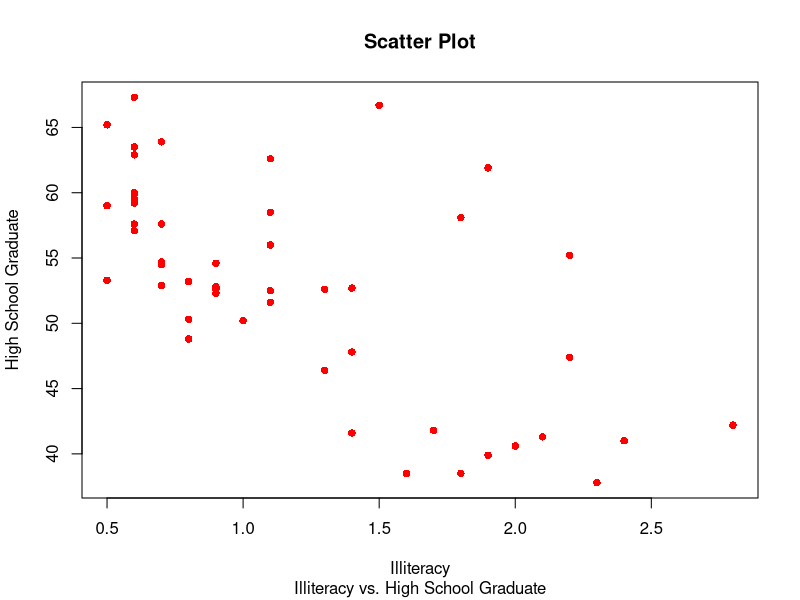
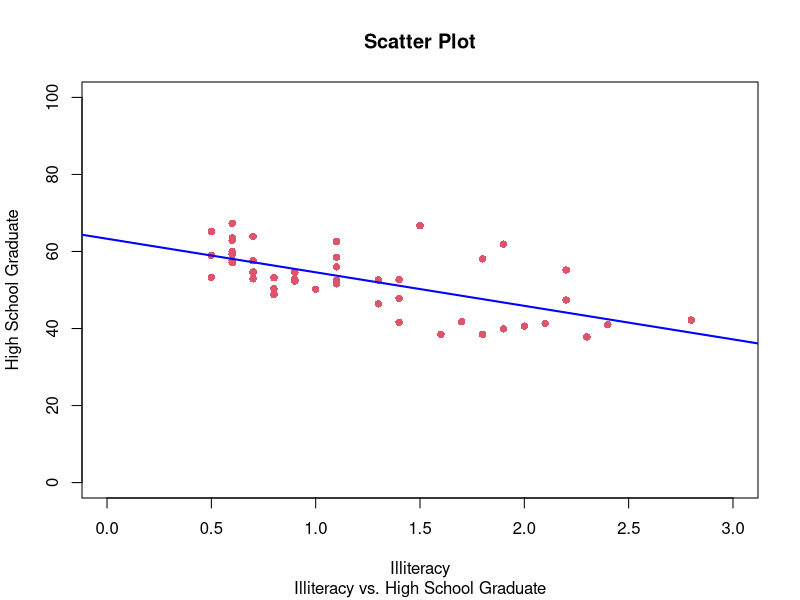
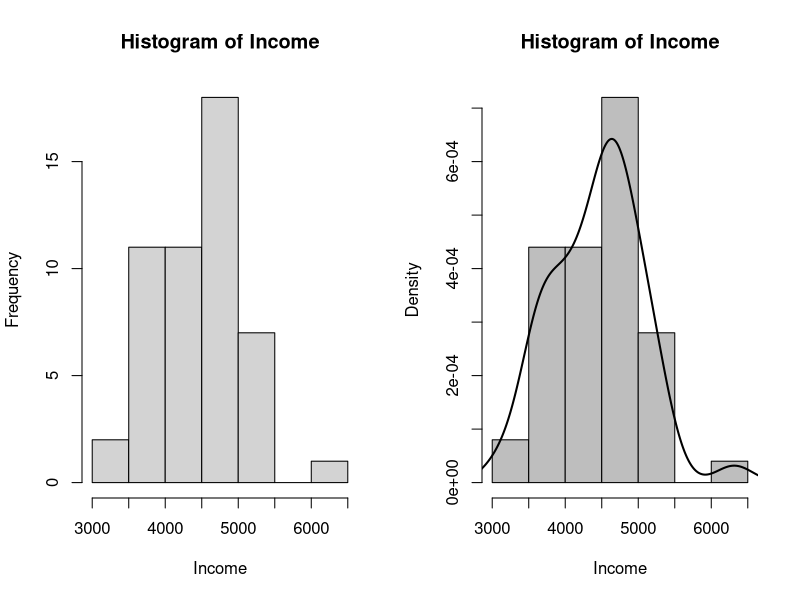
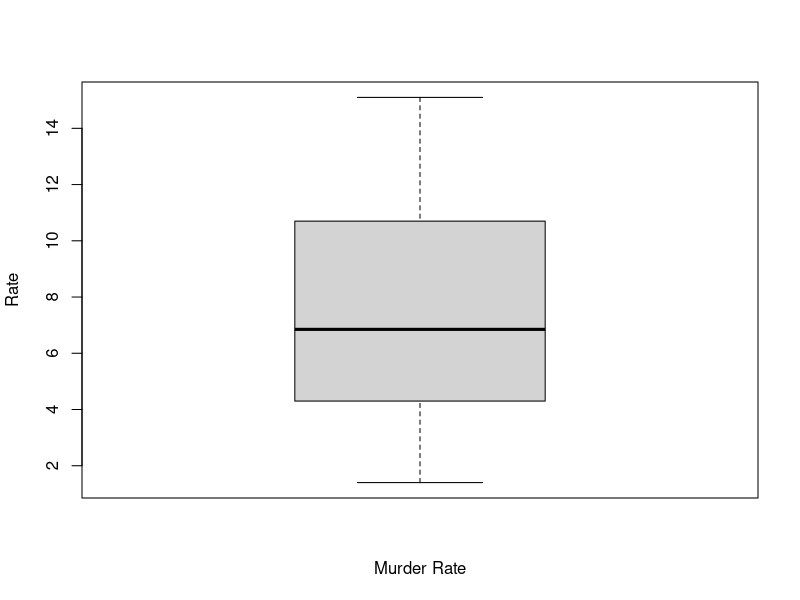
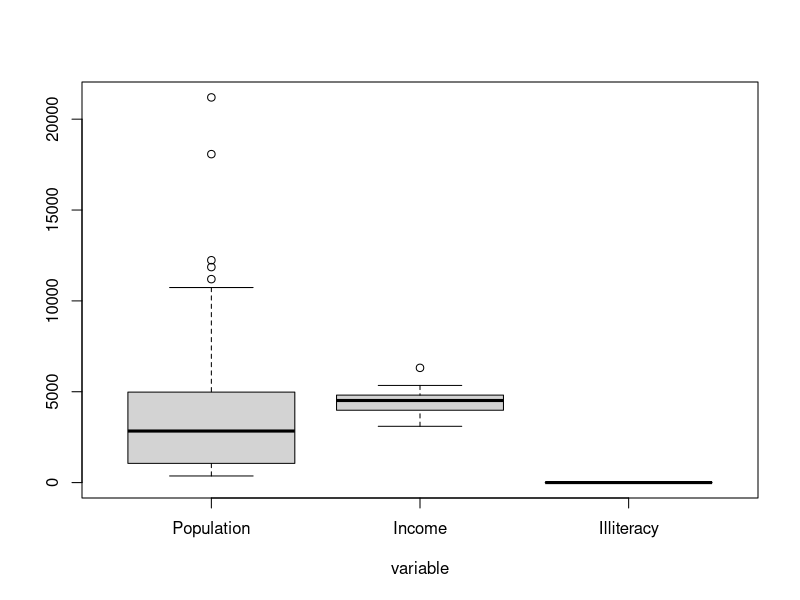
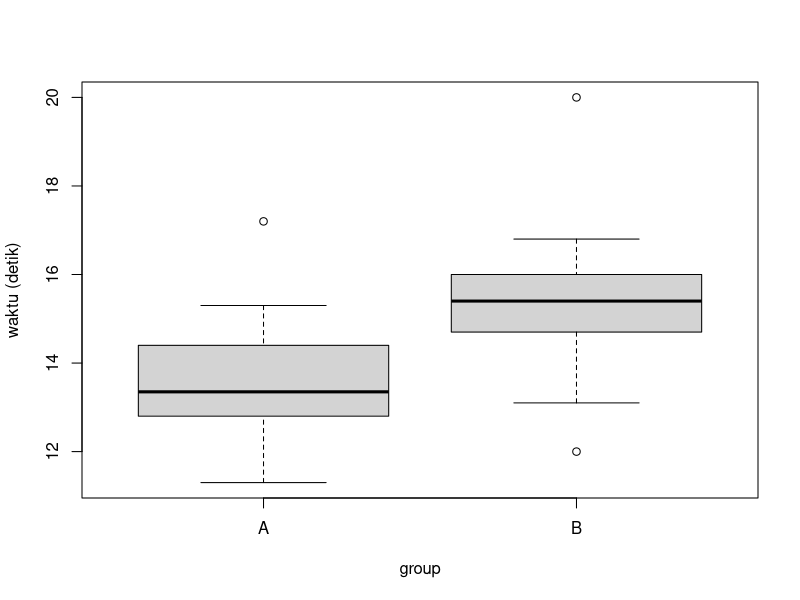
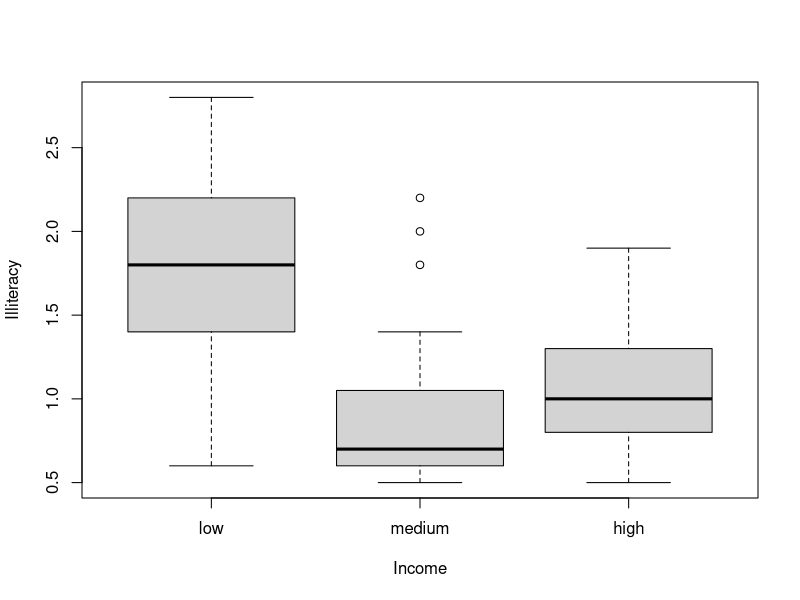
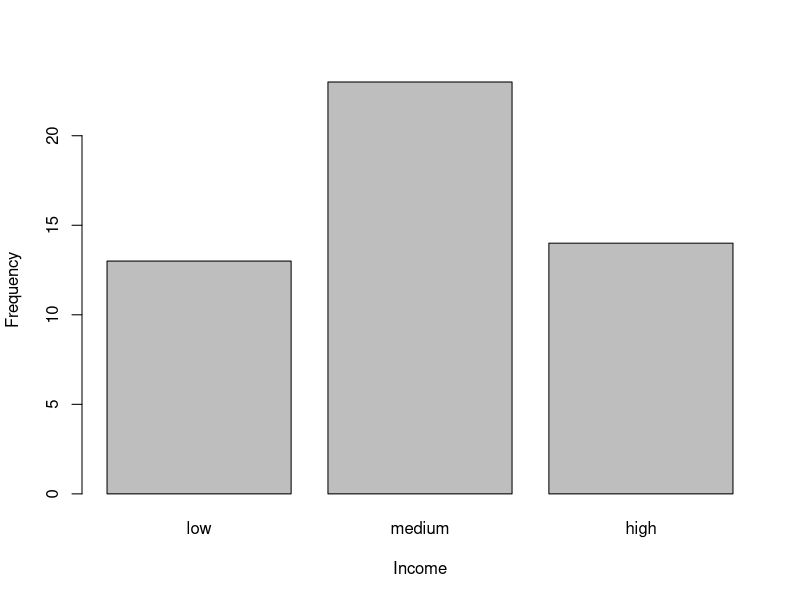

Write R code to recreate these figures, in order.
df <- data.frame(state.x77)

# Membuat plot antara Illiteracy dengan HS Grad
plot(
  x = df$Illiteracy, y = df$HS.Grad, xlab = "Illiteracy",
  ylab = "High School Graduate", pch = 16, col = "red",
  main = "Scatter Plot", sub = "Illiteracy vs. High School Graduate"
)

# Mendefinisikan rentang axis
plot(
  x = df[, 3], y = df[, 6], xlab = "Illiteracy",
  ylab = "High School Graduate", pch = 16, col = 2,
  main = "Scatter Plot", sub = "Illiteracy vs. High School Graduate", xlim = c(0, 3), ylim = c(0, 100)
)

# Menambah garis regresi
abline(lm(df[, 6] ~ df[, 3]), lwd = 2, col = "blue")

# membagi tempat plot 1x2
par(mfrow = c(1, 2))

# Histogram frekuensi
df <- data.frame(df)
hist(df$Income, xlab = "Income", main = "Histogram of Income")

# Histogram dengan Density Plot
hist(df$Income,
  xlab = "Income", main = "Histogram of Income",
  col = "grey", probability = T
)
lines(density(df$Income), lwd = 2)

# Boxplot
par(mfrow = c(1, 1))
boxplot(df$Murder, xlab = "Murder Rate", ylab = "Rate")
boxplot(df[1:3], xlab = "variable")

# Membuat boxplot dari data yang digabung
A <- c(12.9, 13.5, 12.8, 13.6, 17.2, 13.2, 12.6, 15.3, 14.4, 11.3)
B <- c(14.7, 15.6, 15.0, 15.2, 16.8, 20.0, 12.0, 15.9, 16.0, 13.1)

dt <- cbind(A, B)
boxplot(dt, xlab = "group", ylab = "waktu (detik)")

# Boxplot untuk beberapa grup
df$IncomeCode <- cut(df$Income,
  breaks = c(-Inf, 4000, 4800, Inf),
  labels = c("low", "medium", "high")
)

plot(df$IncomeCode, df$Illiteracy, xlab = "Income", ylab = "Illiteracy")

# Stem Leaf Plot
stem(x = df$Murder)

# Melakukan tabulasi
tab <- table(df$IncomeCode)
tab

# Diagram batang
barplot(height = tab, xlab = "Income", ylab = "Frequency")

data("chickwts")
barplot(height = table(chickwts$feed), xlab = "Feed", ylab = "Frequency", col = rainbow(6))

barplot(height = table(chickwts$feed), xlab = "Feed", ylab = "Frequency", density = c(10, 20, 30, 40, 50), border = "blue", col = 2)

tahun <- c("2009", "2010", "2011", "2012", "2013")
dki <- c(0.36, 0.36, 0.44, 0.42, 0.433)
jabar <- c(0.36, 0.36, 0.41, 0.41, 0.411)
jateng <- c(0.32, 0.34, 0.38, 0.38, 0.387)
yogya <- c(0.38, 0.41, 0.40, 0.43, 0.43)

# Menggabungkan variabel
dt1 <- cbind(dki, jabar, jateng, yogya)

# Membuat barplot
barplot(
  height = dt1, xlab = "Provinsi", ylab = "Gini Ratio",
  col = rainbow(5), beside = T, ylim = c(0, 0.5)
)
legend(x = "topleft", y = tahun, cex = 0.6, bty = "n", fill = rainbow(5))

barplot(
  height = t(dt1), xlab = "Tahun", col = rainbow(4),
  names.arg = tahun, ylab = "Gini Ratio", ylim = c(0, 2)
)
legend(x = "topleft", y = colnames(dt1), cex = 0.7, fill = rainbow(4))

komuter <- cbind(
  Komuter = c(285469, 386475, 127215, 338561, 154721),
  NonKomuter = c(1760765, 2226395, 714628, 1940492, 1302894)
)
rownames(komuter) <- c(
  "Jakarta Selatan", "Jakarta Timur",
  "Jakarta Pusat", "Jakarta Barat",
  "Jakarta Utara"
)
komuter

barplot(t(komuter), xlab = "Kota", ylab = "Jumlah Penduduk > 5 tahun", ylim = c(0, 4e6), col = 2:3)
legend("topleft", colnames(komuter), cex = 0.8, fill = 2:3)

tab2 <- prop.table(komuter, 1)
barplot(t(tab2), xlab = "Kota", ylab = "Persen", col = 2:3)
legend("topleft", colnames(komuter), cex = 0.8, fill = 2:3)

# Simple pie chart
pie(tab,
  col = rainbow(length(tab), start = 0.1, end = 0.8),
  clockwise = T
)
legend("topright",
  legend = row.names(tab), cex = 1.3,
  title = "Income", bty = "n", pch = 15,
  col = rainbow(length(tab), start = 0.1, end = 0.8),
  ncol = 1
)

# qq Plot
qqnorm(df$Income)
qqline(df$Income)

shapiro.test(df$Income)

# Scatter plot
pairs(df[, 2:6], col = 2, pch = 16)

M <- cor(df[, 2:6])
head(M)


library(corrplot)
corrplot(M, method = "circle")

corrplot(M, method = "ellipse")

tahun <- as.numeric(c("2009", "2010", "2011", "2012", "2013"))
dki <- c(0.36, 0.36, 0.44, 0.42, 0.433)
jabar <- c(0.36, 0.36, 0.41, 0.41, 0.411)

plot(tahun, dki,
  xlab = "Tahun", ylab = "Gini Ratio", type = "l",
  lwd = 2, pch = 15, ylim = c(0.3, 0.5), main = "Gini Ration DKI Jakarta"
)
text(tahun, dki, labels = as.character(dki))

# plot DKI
plot(tahun, dki,
  xlab = "Tahun", ylab = "Gini Ratio", type = "l",
  lwd = 2, pch = 15, ylim = c(0.3, 0.5)
)

# Plot jabar
lines(tahun, jabar, lty = 2, col = 2, lwd = 2)

# Tampilkan titik
points(tahun, dki, pch = 17, cex = 1.5)
points(tahun, jabar, pch = "+", cex = 1.5, col = 2)

legend("topleft", c("DKI", "Jabar"),
  col = 1:2, pch = list(17, 3),
  lty = 1:2, lwd = 2
)

plot(NA, xlim = c(0, 10), ylim = c(0, 10), xlab = "x", ylab = "y")

abline(0, 1, lwd = 2)
abline(h = 2, col = 2, lwd = 2, lty = 2)
abline(v = 5, col = 3, lwd = 2, lty = 3)
